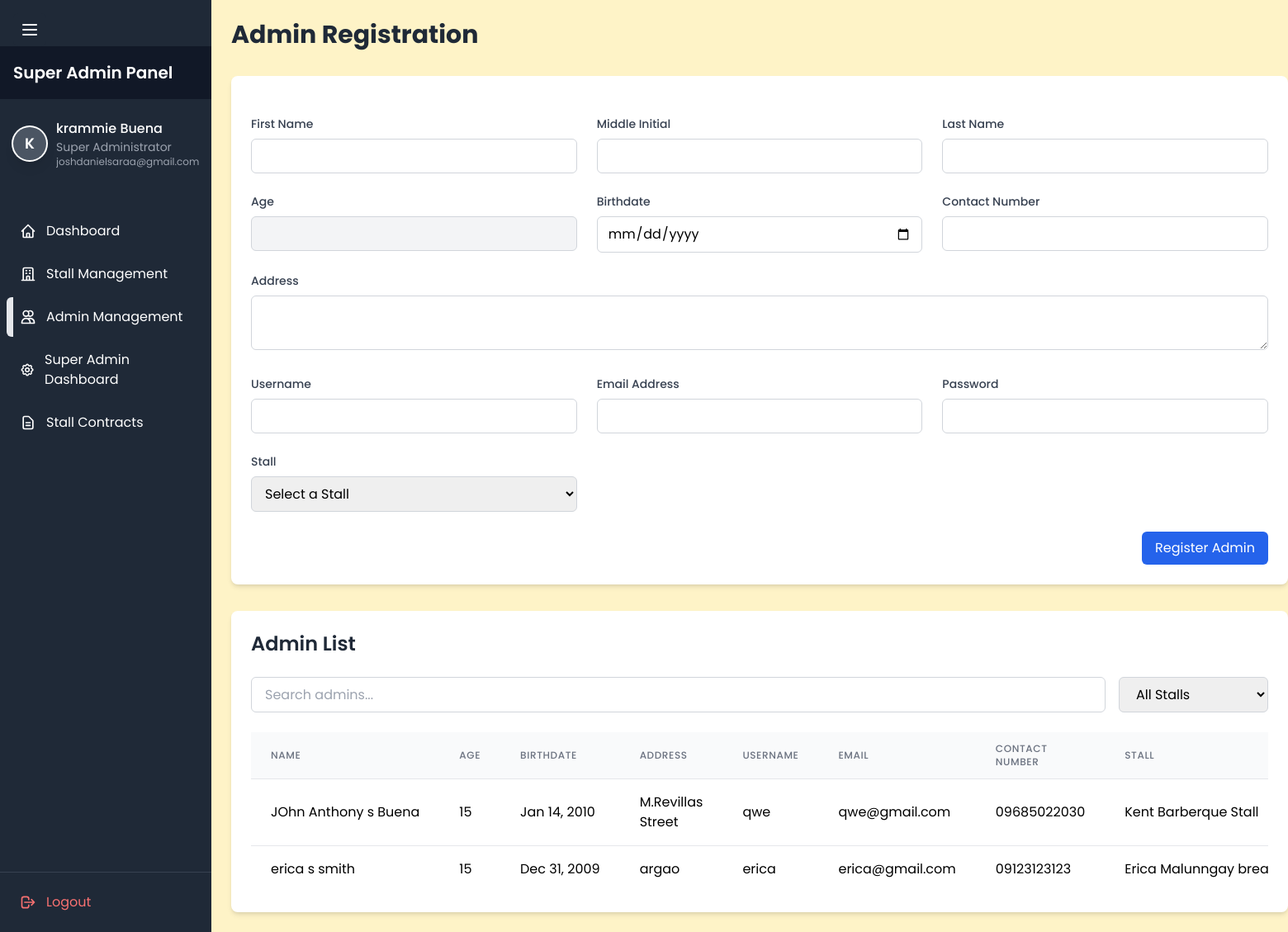
The app's page /register_admin (signed in), older data.
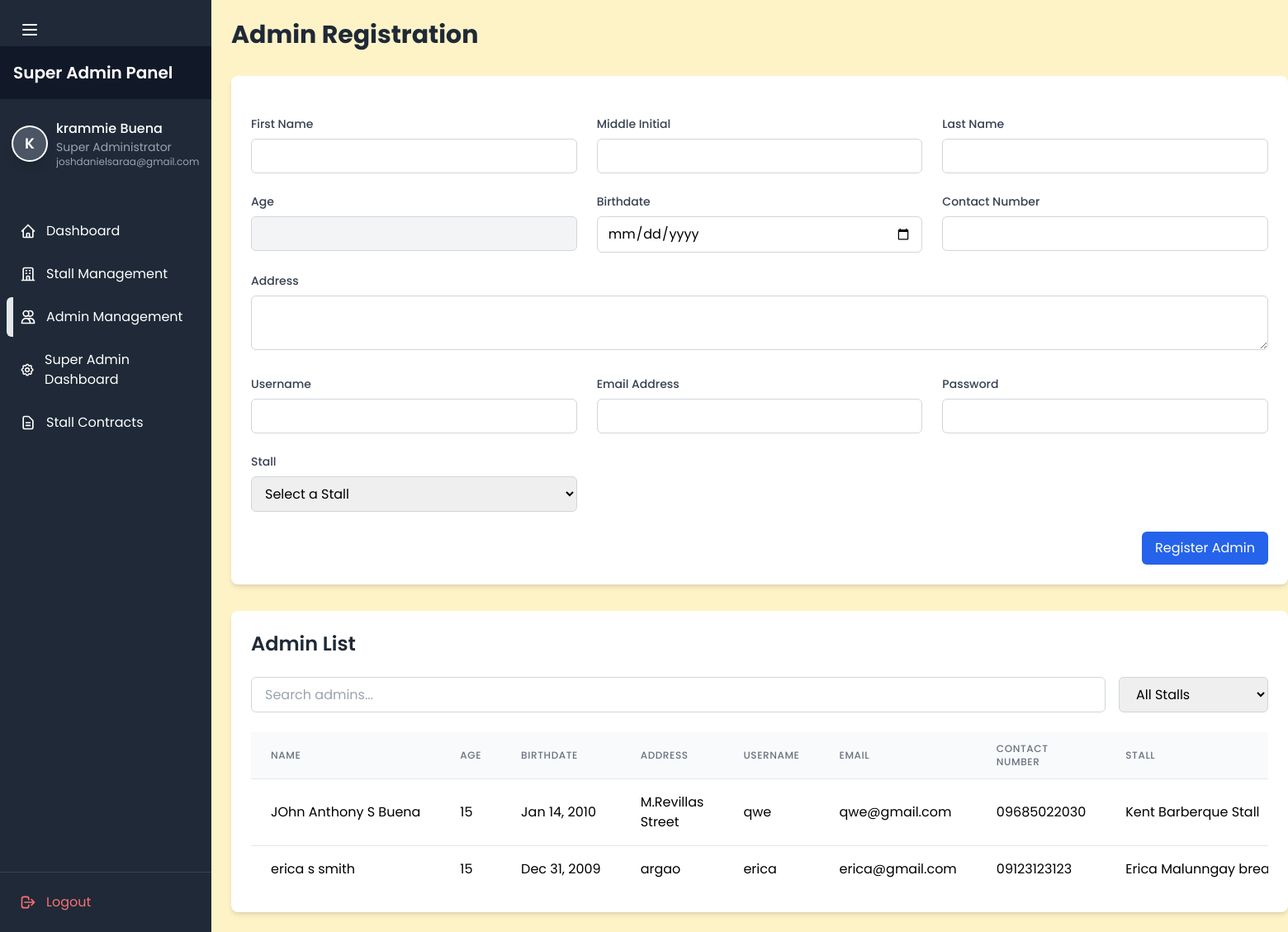
The same page, newer data.
### TriadApp/models.py (models this page shows, shortened)
class AdminProfile(models.Model):
    firstname = models.CharField(max_length=50)
    middle_initial = models.CharField(max_length=1, blank=True, null=True)
    lastname = models.CharField(max_length=50)
    age = models.IntegerField()
    birthdate = models.DateField()
    address = models.TextField()
    username = models.CharField(max_length=50, unique=True)
    email = models.EmailField(max_length=254, unique=True, default='', blank=True)
    password = models.CharField(max_length=100)
    contact_number = models.CharField(max_length=15)
    stall = models.ForeignKey('Stall', on_delete=models.CASCADE, related_name="admins", to_field='store_id')

class Stall(models.Model):
    store_id = models.UUIDField(default=uuid.uuid4, editable=False, unique=True)
    name = models.CharField(max_length=255)
    logo = models.ImageField(upload_to='stall_logos/')
    contact_number = models.CharField(max_length=15)
    is_active = models.BooleanField(default=True)  # Add is_active field with default value True

### TriadApp/super_admin.py (the view, shortened to what this page needs)
# urls.py: path('register_admin', super_admin.register_admin, name='register_admin'),
@superuser_required
def register_admin(request):
    stalls = Stall.objects.exclude(
        store_id__in=AdminProfile.objects.values_list('stall__store_id', flat=True)
    )
    admins = AdminProfile.objects.all()
    return render(request, 'TriadApp/superadmin/register_admin.html', {
        'stalls': stalls,
        'admins': admins,
        'super_admin': request.user
    })

### TriadApp/templates/TriadApp/superadmin/register_admin.html (shortened to what the changed rows need)
{% extends 'TriadApp/superadmin/super_admin.html' %}
{% block content %}
<div class="max-w-7xl mx-auto">
    <h1 class="text-3xl font-bold text-gray-800 mb-8">Admin Registration</h1>
    <div class="bg-white rounded-lg shadow-md p-6">
        <h2 class="text-2xl font-semibold text-gray-800 mb-6">Admin List</h2>
        <div class="overflow-x-auto">
            <table id="adminTable" class="min-w-full divide-y divide-gray-200">
                <thead class="bg-gray-50">
                    <tr>
                        <th class="px-6 py-3 text-left text-xs font-medium text-gray-500 uppercase tracking-wider">Name</th>
                        <th class="px-6 py-3 text-left text-xs font-medium text-gray-500 uppercase tracking-wider">Age</th>
                        <th class="px-6 py-3 text-left text-xs font-medium text-gray-500 uppercase tracking-wider">Birthdate</th>
                        <th class="px-6 py-3 text-left text-xs font-medium text-gray-500 uppercase tracking-wider">Address</th>
                        <th class="px-6 py-3 text-left text-xs font-medium text-gray-500 uppercase tracking-wider">Username</th>
                        <th class="px-6 py-3 text-left text-xs font-medium text-gray-500 uppercase tracking-wider">Email</th>
                        <th class="px-6 py-3 text-left text-xs font-medium text-gray-500 uppercase tracking-wider">Contact Number</th>
                        <th class="px-6 py-3 text-left text-xs font-medium text-gray-500 uppercase tracking-wider">Stall</th>
                    </tr>
                </thead>
                <tbody class="bg-white divide-y divide-gray-200">
                    {% for admin in admins %}
                    <tr class="hover:bg-gray-50">
                        <td class="px-6 py-4 whitespace-nowrap">{{ admin.firstname }} {{ admin.middle_initial }} {{ admin.lastname }}</td>
                        <td class="px-6 py-4 whitespace-nowrap">{{ admin.age }}</td>
                        <td class="px-6 py-4 whitespace-nowrap">{{ admin.birthdate|date:"M d, Y" }}</td>
                        <td class="px-6 py-4">{{ admin.address }}</td>
                        <td class="px-6 py-4 whitespace-nowrap">{{ admin.username }}</td>
                        <td class="px-6 py-4 whitespace-nowrap">{{ admin.email }}</td>
                        <td class="px-6 py-4 whitespace-nowrap">{{ admin.contact_number }}</td>
                        <td class="px-6 py-4 whitespace-nowrap">{{ admin.stall.name }}</td>
                    </tr>
                    {% endfor %}
                </tbody>
            </table>
        </div>
    </div>
</div>
{% endblock %}

Row changes from the older to the newer data that the page shows:
changed AdminProfile "JOhn Anthony": middle_initial "s" → "S"
